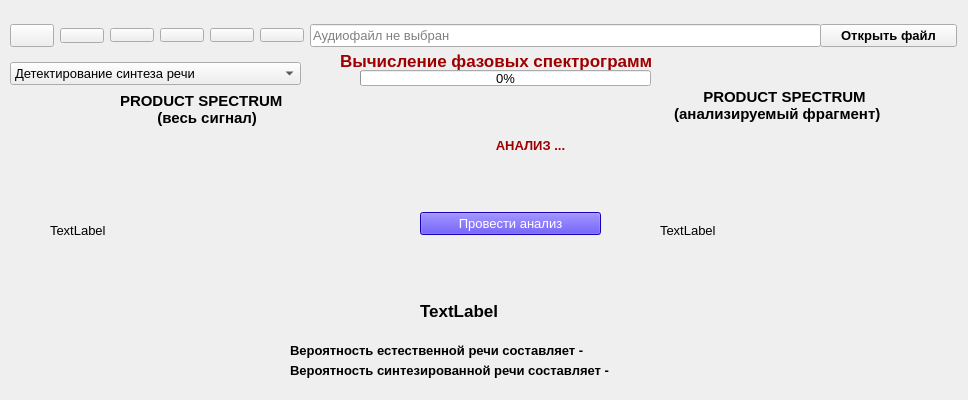
<?xml version="1.0" encoding="UTF-8"?>
<ui version="4.0">
 <class>Checking_synthesis</class>
 <widget class="QWidget" name="Checking_synthesis">
  <property name="windowModality">
   <enum>Qt::NonModal</enum>
  </property>
  <property name="enabled">
   <bool>true</bool>
  </property>
  <property name="geometry">
   <rect>
    <x>0</x>
    <y>0</y>
    <width>968</width>
    <height>400</height>
   </rect>
  </property>
  <property name="maximumSize">
   <size>
    <width>1400</width>
    <height>924</height>
   </size>
  </property>
  <property name="font">
   <font>
    <pointsize>10</pointsize>
    <weight>50</weight>
    <bold>false</bold>
   </font>
  </property>
  <property name="windowTitle">
   <string>Speech_analysis</string>
  </property>
  <property name="windowIcon">
   <iconset>
    <normaloff>icon/os.ico</normaloff>icon/os.ico</iconset>
  </property>
  <widget class="QWidget" name="verticalLayoutWidget">
   <property name="geometry">
    <rect>
     <x>310</x>
     <y>20</y>
     <width>511</width>
     <height>31</height>
    </rect>
   </property>
   <layout class="QVBoxLayout" name="verticalLayout_2">
    <item>
     <widget class="QLineEdit" name="line_filename">
      <property name="placeholderText">
       <string>Аудиофайл не выбран</string>
      </property>
     </widget>
    </item>
   </layout>
  </widget>
  <widget class="QWidget" name="verticalLayoutWidget_2">
   <property name="geometry">
    <rect>
     <x>820</x>
     <y>20</y>
     <width>137</width>
     <height>31</height>
    </rect>
   </property>
   <layout class="QVBoxLayout" name="verticalLayout_3">
    <item>
     <widget class="QPushButton" name="openfile">
      <property name="font">
       <font>
        <family>Ubuntu</family>
        <weight>75</weight>
        <italic>false</italic>
        <bold>true</bold>
       </font>
      </property>
      <property name="toolTip">
       <string>Нажмите чтобы открыть файл</string>
      </property>
      <property name="text">
       <string>Открыть файл</string>
      </property>
      <property name="icon">
       <iconset>
        <normaloff>../../../../../../../Data/workspace/Text_Analisys/form/icon/openfile.ico</normaloff>../../../../../../../Data/workspace/Text_Analisys/form/icon/openfile.ico</iconset>
      </property>
      <property name="iconSize">
       <size>
        <width>15</width>
        <height>15</height>
       </size>
      </property>
     </widget>
    </item>
   </layout>
  </widget>
  <widget class="QWidget" name="verticalLayoutWidget_7">
   <property name="geometry">
    <rect>
     <x>290</x>
     <y>360</y>
     <width>401</width>
     <height>21</height>
    </rect>
   </property>
   <layout class="QVBoxLayout" name="verticalLayout_7">
    <item>
     <widget class="QLabel" name="probability_spoof">
      <property name="font">
       <font>
        <weight>75</weight>
        <bold>true</bold>
       </font>
      </property>
      <property name="text">
       <string>Вероятность синтезированной речи составляет - </string>
      </property>
     </widget>
    </item>
   </layout>
  </widget>
  <widget class="QWidget" name="verticalLayoutWidget_15">
   <property name="geometry">
    <rect>
     <x>290</x>
     <y>340</y>
     <width>441</width>
     <height>21</height>
    </rect>
   </property>
   <layout class="QVBoxLayout" name="verticalLayout_15">
    <item>
     <widget class="QLabel" name="probability_bonafide">
      <property name="font">
       <font>
        <pointsize>10</pointsize>
        <weight>75</weight>
        <bold>true</bold>
       </font>
      </property>
      <property name="text">
       <string>Вероятность естественной речи составляет - </string>
      </property>
     </widget>
    </item>
   </layout>
  </widget>
  <widget class="QWidget" name="verticalLayoutWidget_19">
   <property name="geometry">
    <rect>
     <x>420</x>
     <y>210</y>
     <width>181</width>
     <height>28</height>
    </rect>
   </property>
   <layout class="QVBoxLayout" name="verticalLayout_19">
    <item>
     <widget class="QPushButton" name="analisys_file_btn">
      <property name="font">
       <font>
        <pointsize>10</pointsize>
       </font>
      </property>
      <property name="toolTip">
       <string>Нажмите чтобы провести анализ</string>
      </property>
      <property name="styleSheet">
       <string notr="true">color: rgb(255, 255, 255);
background-color: rgb(33, 0, 255);</string>
      </property>
      <property name="text">
       <string>Провести анализ</string>
      </property>
     </widget>
    </item>
   </layout>
  </widget>
  <widget class="QWidget" name="verticalLayoutWidget_3">
   <property name="geometry">
    <rect>
     <x>50</x>
     <y>130</y>
     <width>331</width>
     <height>201</height>
    </rect>
   </property>
   <layout class="QVBoxLayout" name="verticalLayout">
    <item>
     <widget class="QLabel" name="product_spectrum_img">
      <property name="text">
       <string>TextLabel</string>
      </property>
     </widget>
    </item>
   </layout>
  </widget>
  <widget class="QWidget" name="verticalLayoutWidget_8">
   <property name="geometry">
    <rect>
     <x>120</x>
     <y>90</y>
     <width>181</width>
     <height>39</height>
    </rect>
   </property>
   <layout class="QVBoxLayout" name="verticalLayout_8">
    <item>
     <widget class="QLabel" name="label_ps">
      <property name="font">
       <font>
        <pointsize>11</pointsize>
        <weight>75</weight>
        <bold>true</bold>
       </font>
      </property>
      <property name="styleSheet">
       <string notr="true"/>
      </property>
      <property name="text">
       <string>PRODUCT SPECTRUM 
         (весь сигнал)</string>
      </property>
     </widget>
    </item>
   </layout>
  </widget>
  <widget class="QWidget" name="verticalLayoutWidget_4">
   <property name="geometry">
    <rect>
     <x>660</x>
     <y>130</y>
     <width>231</width>
     <height>201</height>
    </rect>
   </property>
   <layout class="QVBoxLayout" name="verticalLayout_4">
    <item>
     <widget class="QLabel" name="product_spectrum_img_crop">
      <property name="text">
       <string>TextLabel</string>
      </property>
     </widget>
    </item>
   </layout>
  </widget>
  <widget class="QWidget" name="verticalLayoutWidget_9">
   <property name="geometry">
    <rect>
     <x>670</x>
     <y>80</y>
     <width>211</width>
     <height>51</height>
    </rect>
   </property>
   <layout class="QVBoxLayout" name="verticalLayout_9">
    <item>
     <widget class="QLabel" name="label_ps_crop">
      <property name="font">
       <font>
        <pointsize>11</pointsize>
        <weight>75</weight>
        <bold>true</bold>
       </font>
      </property>
      <property name="styleSheet">
       <string notr="true"/>
      </property>
      <property name="text">
       <string>        PRODUCT SPECTRUM 
 (анализируемый фрагмент)</string>
      </property>
     </widget>
    </item>
   </layout>
  </widget>
  <widget class="QLabel" name="label_result">
   <property name="geometry">
    <rect>
     <x>420</x>
     <y>300</y>
     <width>231</width>
     <height>21</height>
    </rect>
   </property>
   <property name="font">
    <font>
     <pointsize>13</pointsize>
     <weight>75</weight>
     <bold>true</bold>
    </font>
   </property>
   <property name="text">
    <string>TextLabel</string>
   </property>
  </widget>
  <widget class="QWidget" name="verticalLayoutWidget_5">
   <property name="geometry">
    <rect>
     <x>10</x>
     <y>20</y>
     <width>44</width>
     <height>31</height>
    </rect>
   </property>
   <layout class="QVBoxLayout" name="verticalLayout_5">
    <item>
     <widget class="QPushButton" name="play_audio">
      <property name="toolTip">
       <string>Воспроизвести файл</string>
      </property>
      <property name="statusTip">
       <string>Воспроизвести</string>
      </property>
      <property name="text">
       <string/>
      </property>
      <property name="icon">
       <iconset>
        <normaloff>icon/play.ico</normaloff>icon/play.ico</iconset>
      </property>
      <property name="iconSize">
       <size>
        <width>16</width>
        <height>16</height>
       </size>
      </property>
     </widget>
    </item>
   </layout>
  </widget>
  <widget class="QLabel" name="label_img">
   <property name="geometry">
    <rect>
     <x>430</x>
     <y>170</y>
     <width>191</width>
     <height>31</height>
    </rect>
   </property>
   <property name="text">
    <string/>
   </property>
   <property name="pixmap">
    <pixmap>icon/os.png</pixmap>
   </property>
  </widget>
  <widget class="QWidget" name="verticalLayoutWidget_6">
   <property name="geometry">
    <rect>
     <x>420</x>
     <y>130</y>
     <width>221</width>
     <height>31</height>
    </rect>
   </property>
   <layout class="QVBoxLayout" name="verticalLayout_6">
    <item>
     <widget class="QLabel" name="label_analisys">
      <property name="font">
       <font>
        <pointsize>10</pointsize>
        <weight>75</weight>
        <bold>true</bold>
       </font>
      </property>
      <property name="styleSheet">
       <string notr="true">color: rgb(158, 0, 0);</string>
      </property>
      <property name="text">
       <string>                     АНАЛИЗ ...</string>
      </property>
     </widget>
    </item>
   </layout>
  </widget>
  <widget class="QLabel" name="label_ok">
   <property name="geometry">
    <rect>
     <x>480</x>
     <y>240</y>
     <width>61</width>
     <height>61</height>
    </rect>
   </property>
   <property name="text">
    <string/>
   </property>
   <property name="pixmap">
    <pixmap>icon/ok.ico</pixmap>
   </property>
  </widget>
  <widget class="QLabel" name="label_stop">
   <property name="geometry">
    <rect>
     <x>480</x>
     <y>240</y>
     <width>61</width>
     <height>61</height>
    </rect>
   </property>
   <property name="text">
    <string/>
   </property>
   <property name="pixmap">
    <pixmap>icon/stop.ico</pixmap>
   </property>
  </widget>
  <widget class="QWidget" name="verticalLayoutWidget_10">
   <property name="geometry">
    <rect>
     <x>60</x>
     <y>20</y>
     <width>44</width>
     <height>31</height>
    </rect>
   </property>
   <layout class="QVBoxLayout" name="verticalLayout_10">
    <item>
     <widget class="QPushButton" name="stop_audio">
      <property name="font">
       <font>
        <pointsize>4</pointsize>
       </font>
      </property>
      <property name="toolTip">
       <string>Остановить воспроизведение</string>
      </property>
      <property name="statusTip">
       <string>Стоп</string>
      </property>
      <property name="text">
       <string/>
      </property>
      <property name="icon">
       <iconset>
        <normaloff>icon/stop_play.ico</normaloff>icon/stop_play.ico</iconset>
      </property>
      <property name="iconSize">
       <size>
        <width>16</width>
        <height>16</height>
       </size>
      </property>
     </widget>
    </item>
   </layout>
  </widget>
  <widget class="QWidget" name="verticalLayoutWidget_11">
   <property name="geometry">
    <rect>
     <x>110</x>
     <y>20</y>
     <width>44</width>
     <height>31</height>
    </rect>
   </property>
   <layout class="QVBoxLayout" name="verticalLayout_11">
    <item>
     <widget class="QPushButton" name="open_phase_spectrs">
      <property name="font">
       <font>
        <family>URW Bookman L</family>
        <pointsize>4</pointsize>
       </font>
      </property>
      <property name="toolTip">
       <string>Фазовые спектрограммы</string>
      </property>
      <property name="statusTip">
       <string>Фазовые спектры</string>
      </property>
      <property name="text">
       <string/>
      </property>
      <property name="icon">
       <iconset>
        <normaloff>icon/loupe.ico</normaloff>icon/loupe.ico</iconset>
      </property>
      <property name="iconSize">
       <size>
        <width>16</width>
        <height>16</height>
       </size>
      </property>
     </widget>
    </item>
   </layout>
  </widget>
  <widget class="QLabel" name="label_phase">
   <property name="geometry">
    <rect>
     <x>340</x>
     <y>50</y>
     <width>321</width>
     <height>21</height>
    </rect>
   </property>
   <property name="font">
    <font>
     <pointsize>13</pointsize>
     <weight>75</weight>
     <bold>true</bold>
    </font>
   </property>
   <property name="styleSheet">
    <string notr="true">color: rgb(158, 0, 0);</string>
   </property>
   <property name="text">
    <string>Вычисление фазовых спектрограмм</string>
   </property>
  </widget>
  <widget class="QProgressBar" name="progress_phase">
   <property name="geometry">
    <rect>
     <x>360</x>
     <y>70</y>
     <width>291</width>
     <height>16</height>
    </rect>
   </property>
   <property name="value">
    <number>0</number>
   </property>
  </widget>
  <widget class="QWidget" name="verticalLayoutWidget_12">
   <property name="geometry">
    <rect>
     <x>160</x>
     <y>20</y>
     <width>44</width>
     <height>31</height>
    </rect>
   </property>
   <layout class="QVBoxLayout" name="verticalLayout_13">
    <item>
     <widget class="QPushButton" name="open_setting">
      <property name="font">
       <font>
        <family>URW Bookman L</family>
        <pointsize>4</pointsize>
       </font>
      </property>
      <property name="toolTip">
       <string>Настройки частоты основного тона</string>
      </property>
      <property name="statusTip">
       <string>Настройки частоты основного тона</string>
      </property>
      <property name="text">
       <string/>
      </property>
      <property name="icon">
       <iconset>
        <normaloff>icon/setting.ico</normaloff>icon/setting.ico</iconset>
      </property>
      <property name="iconSize">
       <size>
        <width>16</width>
        <height>16</height>
       </size>
      </property>
     </widget>
    </item>
   </layout>
  </widget>
  <widget class="QWidget" name="verticalLayoutWidget_13">
   <property name="geometry">
    <rect>
     <x>210</x>
     <y>20</y>
     <width>44</width>
     <height>31</height>
    </rect>
   </property>
   <layout class="QVBoxLayout" name="verticalLayout_14">
    <item>
     <widget class="QPushButton" name="heatmap">
      <property name="font">
       <font>
        <family>URW Bookman L</family>
        <pointsize>4</pointsize>
       </font>
      </property>
      <property name="toolTip">
       <string>Тепловая карта активации (среднее значение)</string>
      </property>
      <property name="statusTip">
       <string>Тепловая карта активации (среднее значение)</string>
      </property>
      <property name="text">
       <string/>
      </property>
      <property name="icon">
       <iconset>
        <normaloff>icon/heatmap.png</normaloff>icon/heatmap.png</iconset>
      </property>
      <property name="iconSize">
       <size>
        <width>16</width>
        <height>16</height>
       </size>
      </property>
     </widget>
    </item>
   </layout>
  </widget>
  <widget class="QWidget" name="verticalLayoutWidget_14">
   <property name="geometry">
    <rect>
     <x>260</x>
     <y>20</y>
     <width>44</width>
     <height>31</height>
    </rect>
   </property>
   <layout class="QVBoxLayout" name="verticalLayout_16">
    <item>
     <widget class="QPushButton" name="heatmap_filters">
      <property name="font">
       <font>
        <family>URW Bookman L</family>
        <pointsize>4</pointsize>
       </font>
      </property>
      <property name="toolTip">
       <string>Тепловые карты активации (фильтры)</string>
      </property>
      <property name="statusTip">
       <string>Тепловые карты активации (фильтры)</string>
      </property>
      <property name="text">
       <string/>
      </property>
      <property name="icon">
       <iconset>
        <normaloff>icon/heatmap_filters.png</normaloff>icon/heatmap_filters.png</iconset>
      </property>
      <property name="iconSize">
       <size>
        <width>16</width>
        <height>16</height>
       </size>
      </property>
     </widget>
    </item>
   </layout>
  </widget>
  <widget class="QWidget" name="verticalLayoutWidget_16">
   <property name="geometry">
    <rect>
     <x>10</x>
     <y>60</y>
     <width>291</width>
     <height>28</height>
    </rect>
   </property>
   <layout class="QVBoxLayout" name="verticalLayout_12">
    <item>
     <widget class="QComboBox" name="type_detect">
      <item>
       <property name="text">
        <string>Детектирование синтеза речи</string>
       </property>
      </item>
      <item>
       <property name="text">
        <string>Детектирование модификации речи</string>
       </property>
      </item>
     </widget>
    </item>
   </layout>
  </widget>
 </widget>
 <resources/>
 <connections/>
</ui>
